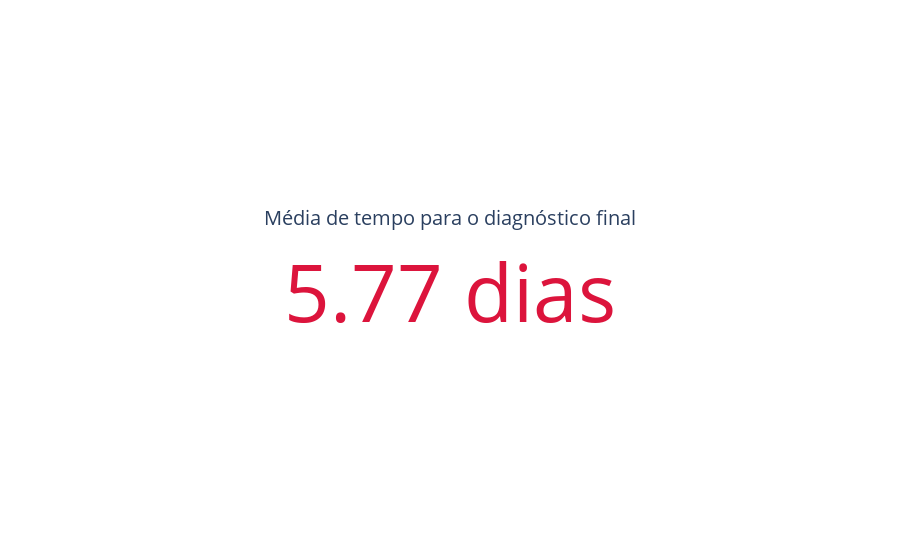

Notebook code for this chart:
### Code cell
# Gerando uma figure
fig = go.Figure()

# Adicionando o indicador
fig.add_trace(go.Indicator(
    mode = "number",
    value = df_tempo_decorrido["Dias"].mean(),
    title = {"text": "Média de tempo para o diagnóstico final"},
    delta = None,
    number = {'suffix': " dias", 'font': {'color': 'crimson'}}))

### Figure 1 — Plotly figure (JSON) as saved in the notebook; plotly's stock layout.template omitted (floating-point values rounded to 4 significant figures)
{"data": [{"mode": "number", "number": {"font": {"color": "crimson"}, "suffix": " dias"}, "title": {"text": "Média de tempo para o diagnóstico final"}, "type": "indicator", "value": 5.772}], "layout": {}}
